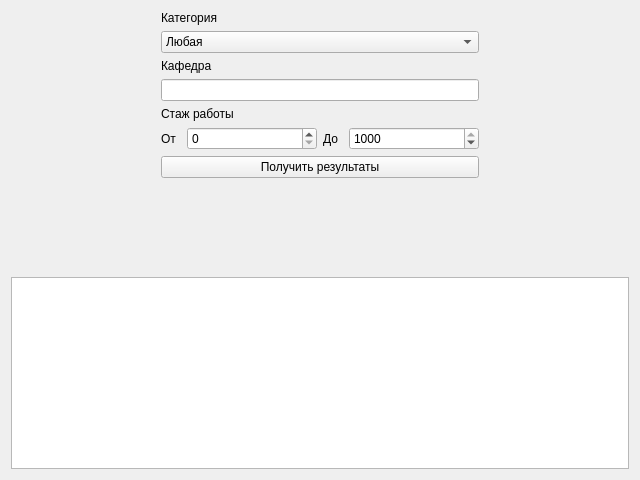
<?xml version="1.0" encoding="UTF-8"?>
<ui version="4.0">
 <class>Form</class>
 <widget class="QWidget" name="Form">
  <property name="geometry">
   <rect>
    <x>0</x>
    <y>0</y>
    <width>640</width>
    <height>480</height>
   </rect>
  </property>
  <property name="windowTitle">
   <string>Список определенных преподавателей</string>
  </property>
  <layout class="QVBoxLayout" name="verticalLayout">
   <item>
    <layout class="QGridLayout" name="gridLayout">
     <property name="leftMargin">
      <number>150</number>
     </property>
     <property name="rightMargin">
      <number>150</number>
     </property>
     <item row="3" column="0">
      <widget class="QComboBox" name="degree">
       <item>
        <property name="text">
         <string>Любая</string>
        </property>
       </item>
       <item>
        <property name="text">
         <string>Ассистент</string>
        </property>
       </item>
       <item>
        <property name="text">
         <string>Профессор</string>
        </property>
       </item>
       <item>
        <property name="text">
         <string>Доцент</string>
        </property>
       </item>
       <item>
        <property name="text">
         <string>Старший преподаватель</string>
        </property>
       </item>
      </widget>
     </item>
     <item row="8" column="0">
      <layout class="QHBoxLayout" name="horizontalLayout">
       <item>
        <widget class="QLabel" name="label_4">
         <property name="sizePolicy">
          <sizepolicy hsizetype="Preferred" vsizetype="Preferred">
           <horstretch>0</horstretch>
           <verstretch>0</verstretch>
          </sizepolicy>
         </property>
         <property name="maximumSize">
          <size>
           <width>20</width>
           <height>16777215</height>
          </size>
         </property>
         <property name="text">
          <string>От</string>
         </property>
        </widget>
       </item>
       <item>
        <widget class="QSpinBox" name="experience_from"/>
       </item>
       <item>
        <widget class="QLabel" name="label_5">
         <property name="maximumSize">
          <size>
           <width>20</width>
           <height>16777215</height>
          </size>
         </property>
         <property name="text">
          <string>До</string>
         </property>
        </widget>
       </item>
       <item>
        <widget class="QSpinBox" name="experience_to">
         <property name="maximum">
          <number>1000</number>
         </property>
         <property name="value">
          <number>1000</number>
         </property>
        </widget>
       </item>
      </layout>
     </item>
     <item row="5" column="0">
      <widget class="QLineEdit" name="department"/>
     </item>
     <item row="4" column="0">
      <widget class="QLabel" name="label_3">
       <property name="text">
        <string>Кафедра</string>
       </property>
      </widget>
     </item>
     <item row="2" column="0">
      <widget class="QLabel" name="label_2">
       <property name="text">
        <string>Категория</string>
       </property>
      </widget>
     </item>
     <item row="6" column="0">
      <widget class="QLabel" name="label">
       <property name="text">
        <string>Стаж работы</string>
       </property>
      </widget>
     </item>
     <item row="9" column="0">
      <widget class="QPushButton" name="pushButton">
       <property name="text">
        <string>Получить результаты</string>
       </property>
      </widget>
     </item>
    </layout>
   </item>
   <item>
    <spacer name="verticalSpacer">
     <property name="orientation">
      <enum>Qt::Vertical</enum>
     </property>
     <property name="sizeHint" stdset="0">
      <size>
       <width>20</width>
       <height>40</height>
      </size>
     </property>
    </spacer>
   </item>
   <item>
    <widget class="QTableView" name="tableView"/>
   </item>
  </layout>
 </widget>
 <resources/>
 <connections/>
</ui>
